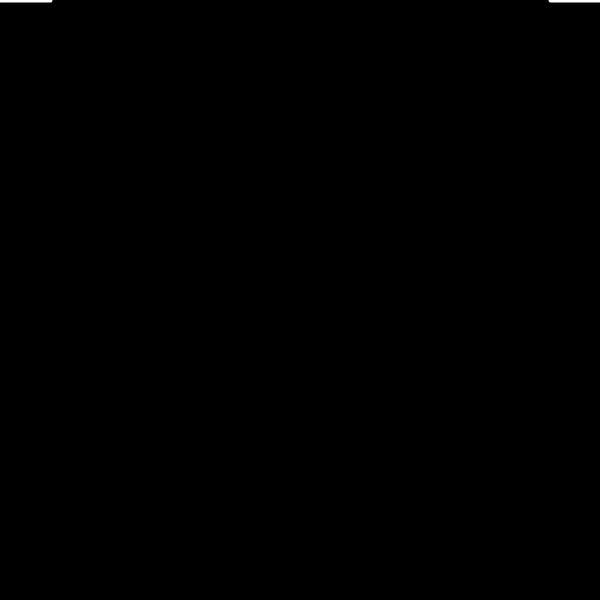
Frame 1 (no input)
Frame 60 (the mouse pressed at the canvas centre just before this capture): identical to frame 1, image omitted
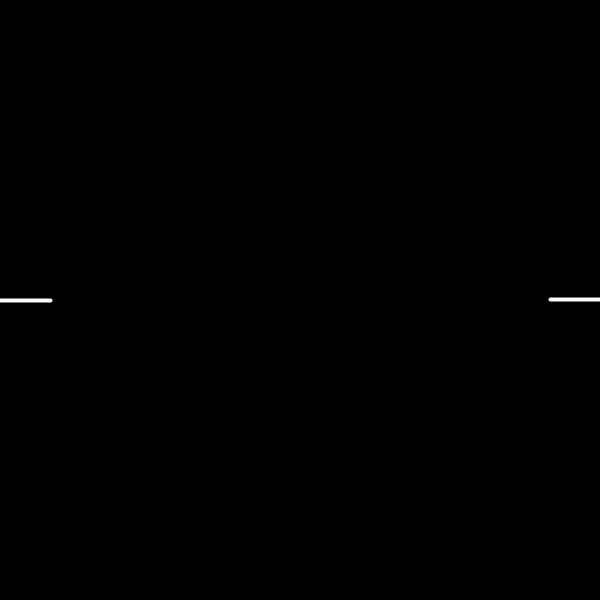
Frame 120 (the mouse held since frame 60 and released just before this capture)

The Processing sketch that drew these frames (run headless with seeded random() and noise(); from frame 60 on, the mouse is pressed at the canvas centre):

// Processing sketch: processing
// ── processing.pde
// this is also referred to as "easing"
// see here for another example: https://processing.org/examples/easing.html

// we have to keep track of the previous value of smoothed Y
float previousY;  

void setup() {
  size(600,600);
  stroke(255);
  strokeWeight(4);
}

void draw() {
  background(0);
  
  // draw the "actual" mouse Y position on the left side of the screen
  line(0, mouseY, 50, mouseY);
  
  // now draw the "smoothed" mouse Y position
  // the "smoothed" value is really just a value that tends towards
  // the previous value, so if it jumps from 0 -> 20, the value will
  // gradually go from 0 to 20 rather than an immediate change
  
  // here we are using 90% of the previous smoothY and 10% of the current mouseY
  // which results in a smooth but somewhat delayed change. you can play
  // around with the relationship between these two numbers. try .99 and .01
  float smoothY = (previousY * .9) + (mouseY * .1);
  previousY = smoothY;
  line(width, smoothY, width-50, smoothY);
}
